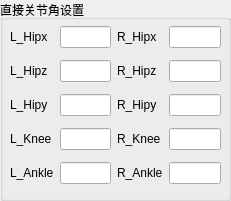
  <widget class="QGroupBox" name="groupBox_9">
   <property name="geometry">
    <rect>
     <x>730</x>
     <y>40</y>
     <width>231</width>
     <height>201</height>
    </rect>
   </property>
   <property name="title">
    <string>直接关节角设置</string>
   </property>
   <widget class="QWidget" name="gridLayoutWidget_4">
    <property name="geometry">
     <rect>
      <x>10</x>
      <y>20</y>
      <width>211</width>
      <height>171</height>
     </rect>
    </property>
    <layout class="QGridLayout" name="gridLayout_5">
     <item row="3" column="2">
      <widget class="QLabel" name="label_82">
       <property name="text">
        <string>R_Knee</string>
       </property>
      </widget>
     </item>
     <item row="1" column="2">
      <widget class="QLabel" name="label_84">
       <property name="text">
        <string>R_Hipz </string>
       </property>
      </widget>
     </item>
     <item row="1" column="0">
      <widget class="QLabel" name="label_70">
       <property name="text">
        <string>L_Hipz </string>
       </property>
      </widget>
     </item>
     <item row="2" column="0">
      <widget class="QLabel" name="label_74">
       <property name="text">
        <string>L_Hipy</string>
       </property>
      </widget>
     </item>
     <item row="0" column="2">
      <widget class="QLabel" name="label_83">
       <property name="text">
        <string>R_Hipx </string>
       </property>
      </widget>
     </item>
     <item row="3" column="0">
      <widget class="QLabel" name="label_78">
       <property name="text">
        <string>L_Knee</string>
       </property>
      </widget>
     </item>
     <item row="2" column="2">
      <widget class="QLabel" name="label_81">
       <property name="text">
        <string>R_Hipy</string>
       </property>
      </widget>
     </item>
     <item row="4" column="0">
      <widget class="QLabel" name="label_79">
       <property name="text">
        <string>L_Ankle</string>
       </property>
      </widget>
     </item>
     <item row="0" column="1">
      <widget class="QLineEdit" name="lineEdit_L_Hipx"/>
     </item>
     <item row="0" column="0">
      <widget class="QLabel" name="label_69">
       <property name="text">
        <string>L_Hipx </string>
       </property>
      </widget>
     </item>
     <item row="4" column="2">
      <widget class="QLabel" name="label_80">
       <property name="text">
        <string>R_Ankle</string>
       </property>
      </widget>
     </item>
     <item row="0" column="3">
      <widget class="QLineEdit" name="lineEdit_R_Hipx"/>
     </item>
     <item row="1" column="1">
      <widget class="QLineEdit" name="lineEdit_L_Hipz"/>
     </item>
     <item row="1" column="3">
      <widget class="QLineEdit" name="lineEdit_R_Hipz"/>
     </item>
     <item row="2" column="1">
      <widget class="QLineEdit" name="lineEdit_L_Hipy"/>
     </item>
     <item row="2" column="3">
      <widget class="QLineEdit" name="lineEdit_R_Hipy"/>
     </item>
     <item row="3" column="1">
      <widget class="QLineEdit" name="lineEdit_L_Knee"/>
     </item>
     <item row="3" column="3">
      <widget class="QLineEdit" name="lineEdit_R_Knee"/>
     </item>
     <item row="4" column="1">
      <widget class="QLineEdit" name="lineEdit_L_Ankle"/>
     </item>
     <item row="4" column="3">
      <widget class="QLineEdit" name="lineEdit_R_Ankle"/>
     </item>
    </layout>
   </widget>
  </widget>
